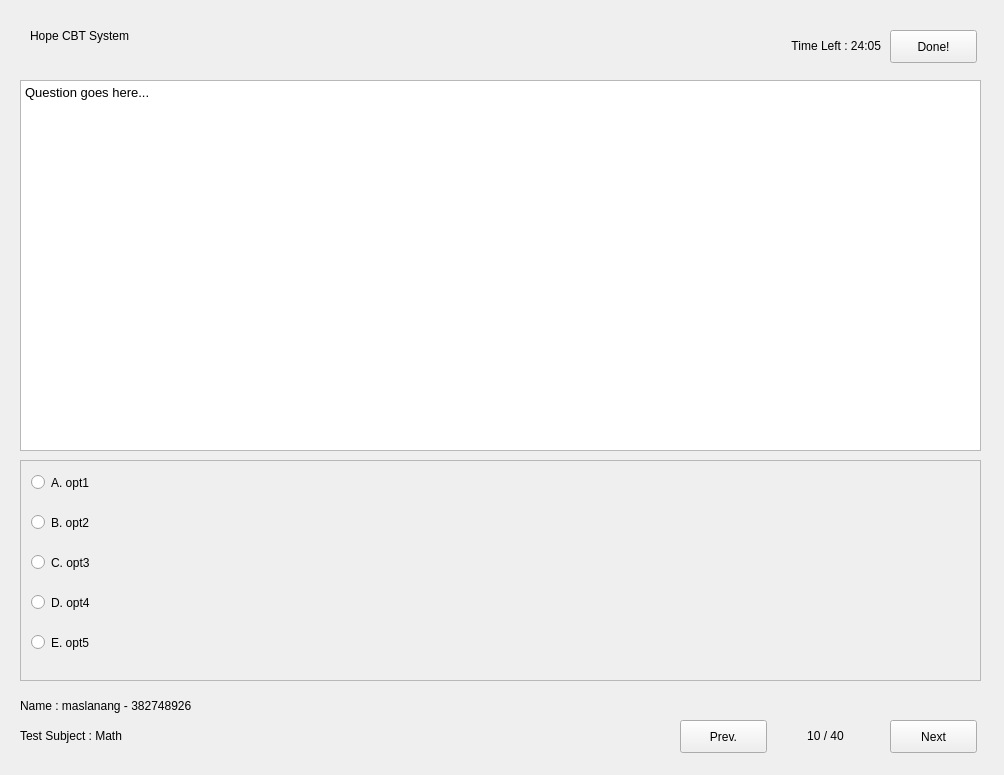
<?xml version="1.0" encoding="UTF-8"?>
<ui version="4.0">
 <class>MainWindow</class>
 <widget class="QMainWindow" name="MainWindow">
  <property name="geometry">
   <rect>
    <x>0</x>
    <y>0</y>
    <width>1004</width>
    <height>775</height>
   </rect>
  </property>
  <property name="windowTitle">
   <string>HopeCBT</string>
  </property>
  <widget class="QWidget" name="centralwidget">
   <widget class="QLabel" name="label_2">
    <property name="geometry">
     <rect>
      <x>30</x>
      <y>20</y>
      <width>321</width>
      <height>31</height>
     </rect>
    </property>
    <property name="text">
     <string>Hope CBT System</string>
    </property>
   </widget>
   <widget class="QTextBrowser" name="textBrowser">
    <property name="geometry">
     <rect>
      <x>20</x>
      <y>80</y>
      <width>961</width>
      <height>371</height>
     </rect>
    </property>
    <property name="html">
     <string>&lt;!DOCTYPE HTML PUBLIC &quot;-//W3C//DTD HTML 4.0//EN&quot; &quot;http://www.w3.org/TR/REC-html40/strict.dtd&quot;&gt;
&lt;html&gt;&lt;head&gt;&lt;meta name=&quot;qrichtext&quot; content=&quot;1&quot; /&gt;&lt;style type=&quot;text/css&quot;&gt;
p, li { white-space: pre-wrap; }
&lt;/style&gt;&lt;/head&gt;&lt;body style=&quot; font-family:'SF Pro Display'; font-size:10pt; font-weight:400; font-style:normal;&quot;&gt;
&lt;p style=&quot; margin-top:0px; margin-bottom:0px; margin-left:0px; margin-right:0px; -qt-block-indent:0; text-indent:0px;&quot;&gt;Question goes here...&lt;/p&gt;&lt;/body&gt;&lt;/html&gt;</string>
    </property>
   </widget>
   <widget class="QScrollArea" name="scrollArea">
    <property name="geometry">
     <rect>
      <x>20</x>
      <y>460</y>
      <width>961</width>
      <height>221</height>
     </rect>
    </property>
    <property name="widgetResizable">
     <bool>true</bool>
    </property>
    <widget class="QWidget" name="scrollAreaWidgetContents">
     <property name="geometry">
      <rect>
       <x>0</x>
       <y>0</y>
       <width>957</width>
       <height>217</height>
      </rect>
     </property>
     <widget class="QRadioButton" name="radioButton">
      <property name="geometry">
       <rect>
        <x>10</x>
        <y>10</y>
        <width>111</width>
        <height>23</height>
       </rect>
      </property>
      <property name="text">
       <string>A. opt1</string>
      </property>
     </widget>
     <widget class="QRadioButton" name="radioButton_2">
      <property name="geometry">
       <rect>
        <x>10</x>
        <y>50</y>
        <width>111</width>
        <height>23</height>
       </rect>
      </property>
      <property name="text">
       <string>B. opt2</string>
      </property>
     </widget>
     <widget class="QRadioButton" name="radioButton_3">
      <property name="geometry">
       <rect>
        <x>10</x>
        <y>90</y>
        <width>111</width>
        <height>23</height>
       </rect>
      </property>
      <property name="text">
       <string>C. opt3</string>
      </property>
     </widget>
     <widget class="QRadioButton" name="radioButton_4">
      <property name="geometry">
       <rect>
        <x>10</x>
        <y>130</y>
        <width>111</width>
        <height>23</height>
       </rect>
      </property>
      <property name="text">
       <string>D. opt4</string>
      </property>
     </widget>
     <widget class="QRadioButton" name="radioButton_5">
      <property name="geometry">
       <rect>
        <x>10</x>
        <y>170</y>
        <width>181</width>
        <height>23</height>
       </rect>
      </property>
      <property name="text">
       <string>E. opt5</string>
      </property>
     </widget>
    </widget>
   </widget>
   <widget class="QLabel" name="label_3">
    <property name="geometry">
     <rect>
      <x>20</x>
      <y>690</y>
      <width>231</width>
      <height>31</height>
     </rect>
    </property>
    <property name="text">
     <string>Name : maslanang - 382748926</string>
    </property>
   </widget>
   <widget class="QLabel" name="label_4">
    <property name="geometry">
     <rect>
      <x>670</x>
      <y>30</y>
      <width>211</width>
      <height>31</height>
     </rect>
    </property>
    <property name="text">
     <string>Time Left : 24:05</string>
    </property>
    <property name="alignment">
     <set>Qt::AlignRight|Qt::AlignTrailing|Qt::AlignVCenter</set>
    </property>
   </widget>
   <widget class="QPushButton" name="pushButton">
    <property name="geometry">
     <rect>
      <x>680</x>
      <y>720</y>
      <width>87</width>
      <height>33</height>
     </rect>
    </property>
    <property name="text">
     <string>Prev.</string>
    </property>
   </widget>
   <widget class="QPushButton" name="pushButton_2">
    <property name="geometry">
     <rect>
      <x>890</x>
      <y>720</y>
      <width>87</width>
      <height>33</height>
     </rect>
    </property>
    <property name="text">
     <string>Next</string>
    </property>
   </widget>
   <widget class="QLabel" name="label_5">
    <property name="geometry">
     <rect>
      <x>20</x>
      <y>720</y>
      <width>251</width>
      <height>31</height>
     </rect>
    </property>
    <property name="text">
     <string>Test Subject : Math</string>
    </property>
   </widget>
   <widget class="QPushButton" name="pushButton_3">
    <property name="geometry">
     <rect>
      <x>890</x>
      <y>30</y>
      <width>87</width>
      <height>33</height>
     </rect>
    </property>
    <property name="text">
     <string>Done!</string>
    </property>
   </widget>
   <widget class="QLabel" name="label_6">
    <property name="geometry">
     <rect>
      <x>770</x>
      <y>720</y>
      <width>111</width>
      <height>31</height>
     </rect>
    </property>
    <property name="text">
     <string>10 / 40</string>
    </property>
    <property name="textFormat">
     <enum>Qt::AutoText</enum>
    </property>
    <property name="alignment">
     <set>Qt::AlignCenter</set>
    </property>
   </widget>
  </widget>
  <action name="actionSettings">
   <property name="text">
    <string>Settings</string>
   </property>
  </action>
  <action name="actionAbout">
   <property name="text">
    <string>About</string>
   </property>
  </action>
  <action name="actionExit">
   <property name="text">
    <string>Exit</string>
   </property>
  </action>
 </widget>
 <resources/>
 <connections/>
</ui>
